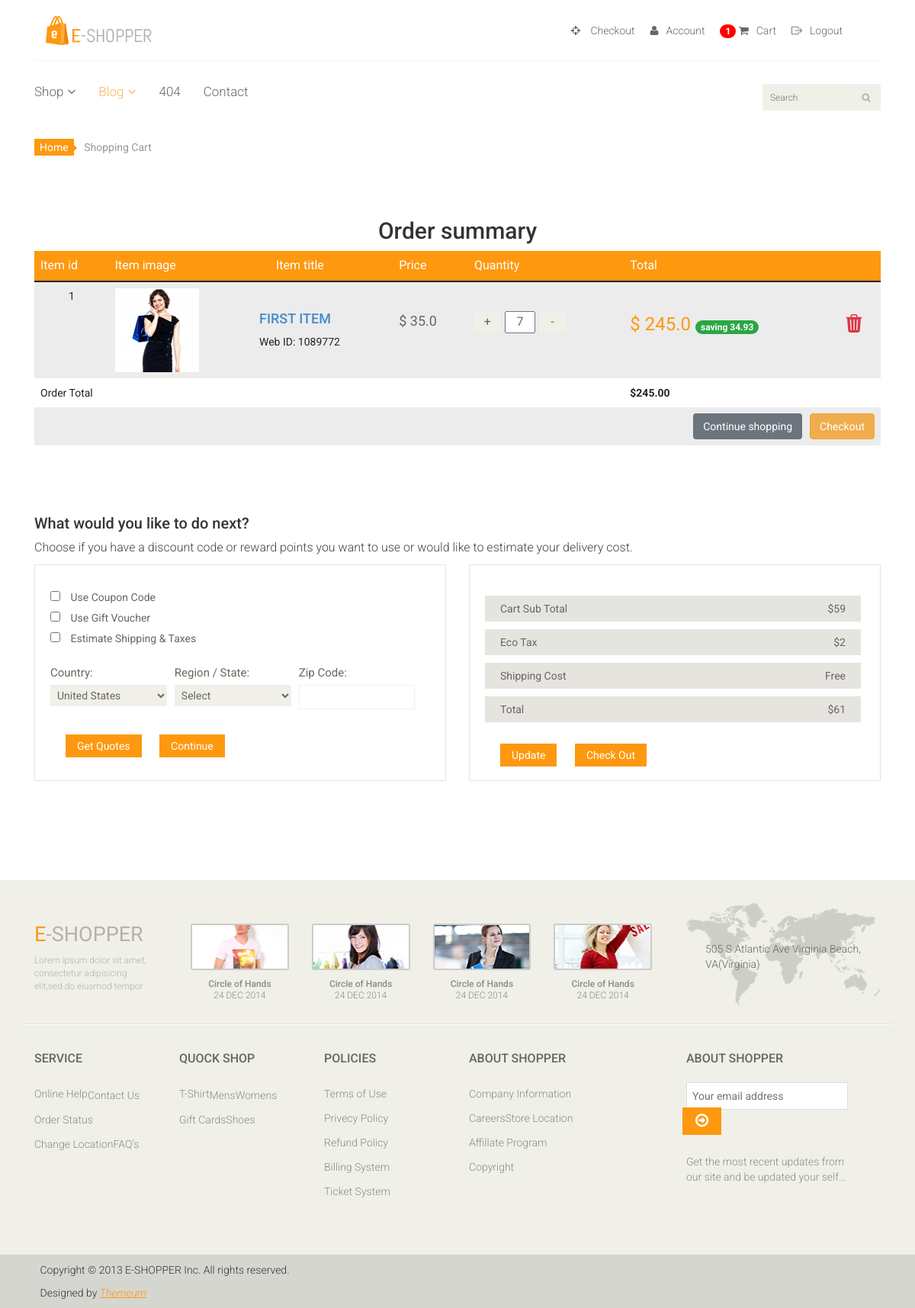
Page /order_summary/ (signed in) on the committed database.
### eshop_app/models.py (models this page shows, shortened)
class Order(models.Model):
    user = models.ForeignKey(settings.AUTH_USER_MODEL, on_delete=models.CASCADE)
    items = models.ManyToManyField(OrderItem)
    start_date = models.DateTimeField(auto_now_add=True)
    ordered_date = models.DateTimeField()
    ordered = models.BooleanField(default=False)
    def get_total(self):
        total = 0
        for order_item in self.items.all():
            total += order_item.get_final_price()
        return total

class OrderItem(models.Model):
    user = models.ForeignKey(settings.AUTH_USER_MODEL, on_delete=models.CASCADE)
    ordered = models.BooleanField(default=False)
    item = models.ForeignKey(Item, on_delete=models.CASCADE)
    quantity = models.IntegerField(default=1)
    def get_total_item_price(self):
        return self.quantity * self.item.price
    def get_total_discount_item_price(self):
        return self.quantity * self.item.discount_price
    def get_amount_saved(self):
        return self.get_total_item_price() - self.get_total_discount_item_price()
    def get_final_price(self):
        if self.item.discount_price:
            return self.get_total_discount_item_price()
        return self.get_total_item_price()

class Item(models.Model):
    title = models.CharField(max_length=100)
    price = models.FloatField()
    discount_price = models.FloatField(blank=True, null=True)
    category = models.CharField(max_length=100, choices=CATEGORY_CHOICES)
    label = models.CharField(max_length=100, choices=LABEL_CHOICES)
    slug = models.SlugField()
    description = models.TextField()

### eshop_app/views.py (the view)
# urls.py: path('order_summary/', views.OrderSummaryView.as_view(), name='order_summary'),
class OrderSummaryView(LoginRequiredMixin, View):
    def get(self, *args, **kwargs):
        try:
            order = Order.objects.get(user=self.request.user, ordered=False)
            context = {
                'object': order
            }
            return render(self.request, 'eshop_app/cart.html', context)
        except ObjectDoesNotExist:
            messages.error(self.request, 'you dont have an order')
            return redirect('/')

### templates/eshop_app/cart.html (shortened to what this page needs)
{% extends 'eshop_app/base.html' %}
{% load static %}
{% block content %}
    <section id="cart_items">
        <div class="container">
            <div class="breadcrumbs">
                <ol class="breadcrumb">
                    <li><a href="#">Home</a></li>
                    <li class="active">Shopping Cart</li>
                </ol>
            </div>
            <h2 class="text-center">Order summary</h2>
            <div class="table-responsive cart_info">
                <table class="table table-striped">
                    <thead>
                    <tr class="cart_menu">
                        <td class="id">Item id</td>
                        <td class="id">Item image</td>
                        <td class="image">Item title</td>
                        <td class="price">Price</td>
                        <td class="quantity">Quantity</td>
                        <td class="total">Total</td>
                    </tr>
                    </thead>
                    <tbody>
                    {% for order_item in object.items.all %}
                        <tr>
                            <td class="text-center">
                                {{ order_item.item.id }}
                            </td>
                            <td class="">
                                <a href=""><img src="{% static 'images/cart/one.png' %}" alt=""></a>
                            </td>
                            <td class="mt-5">
                                <div class="mt-5">
                                    <h4><a href="">{{ order_item.item.title|upper }}</a></h4>
                                    <p>Web ID: 1089772</p>
                                </div>
                            </td>
                            <td class="cart_price">
                                <div class="mt-5">
                                    <p>${% if order_item.item.discount_price %}
                                        {{ order_item.item.discount_price }}
                                    {% else %}
                                        {{ order_item.item.price }}
                                    {% endif %}
                                    </p>
                                </div>
                            </td>
                            <td class="cart_quantity">
                                <div class="cart_quantity_button mt-5">
                                    <a class="cart_quantity_up mr-2"
                                       href="{% url 'shopapp:add_to_cart' order_item.item.slug %}">
                                        + </a>
                                    <input class="cart_quantity_input" type="text" name="quantity"
                                           value="{{ order_item.quantity }}"
                                           autocomplete="off" size="2" readonly>
                                    <a class="cart_quantity_down ml-2"
                                       href="{% url 'shopapp:remove_single_item_from_cart' order_item.item.slug %}">
                                        - </a>
                                </div>
                            </td>
                            <td class="cart_total">
                                <p class="cart_total_price mt-5">$
                                    {% if order_item.item.discount_price %}
                                        {{ order_item.get_total_discount_item_price }}
                                        <span class="badge badge-danger
                                                    bg-success">
                                            saving {{ order_item.get_amount_saved|floatformat:2 }}
                                        </span>
                                    {% else %}
                                        {{ order_item.get_total_item_price|floatformat:2 }}
                                    {% endif %}
                                    <a href="{% url 'shopapp:remove_from_cart' order_item.item.slug %}">
                                        <i class="bi bi-trash3-fill float-right mr-4 text-danger"></i>
                                    </a>
                                </p>
                            </td>
                        </tr>
                    {% empty %}
                        <tr>
                            <td colspan="6">Your cart is empty</td>
                        </tr>
                    {% endfor %}
                    {% if object.get_total %}
                        <tr>
                            <td colspan="5">Order Total</td>
                            <td><b> ${{ object.get_total|floatformat:2 }}</b></td>
                        </tr>
                        <tr>
                            <td colspan="6">
                                <a class="btn btn-warning float-right" href="/checkout/">Checkout</a>
                                <a class="btn btn-secondary mr-3 float-right" href="/">Continue shopping</a>
                            </td>
                        </tr>
                    {% endif %}
                    </tbody>
                </table>
            </div>
        </div>
    </section>
    <section id="do_action">
        <div class="container">
            <div class="heading">
                <h3>What would you like to do next?</h3>
                <p>Choose if you have a discount code or reward points you want to use or would like to estimate your
                    delivery cost.</p>
            </div>
            <div class="row">
                <div class="col-sm-6">
                    <div class="chose_area">
                        <ul class="user_option">
                            <li>
                                <input type="checkbox">
                                <label>Use Coupon Code</label>
                            </li>
                            <li>
                                <input type="checkbox">
                                <label>Use Gift Voucher</label>
                            </li>
                            <li>
                                <input type="checkbox">
                                <label>Estimate Shipping & Taxes</label>
                            </li>
                        </ul>
                        <ul class="user_info">
                            <li class="single_field">
                                <label>Country:</label>
                                <select>
                                    <option>United States</option>
                                </select>
                            </li>
                            <li class="single_field">
                                <label>Region / State:</label>
                                <select>
                                    <option>Select</option>
                                </select>
                            </li>
                            <li class="single_field zip-field">
                                <label>Zip Code:</label>
                                <input type="text">
                            </li>
                        </ul>
                        <a class="btn btn-default update" href="">Get Quotes</a>
                        <a class="btn btn-default check_out" href="">Continue</a>
                    </div>
                </div>
                <div class="col-sm-6">
                    <div class="total_area">
                        <ul>
                            <li>Cart Sub Total <span>$59</span></li>
                            <li>Eco Tax <span>$2</span></li>
                            <li>Shipping Cost <span>Free</span></li>
                            <li>Total <span>$61</span></li>
                        </ul>
                        <a class="btn btn-default update" href="">Update</a>
                        <a class="btn btn-default check_out" href="">Check Out</a>
                    </div>
                </div>
            </div>
        </div>
    </section>
{% endblock %}

### templates/eshop_app/header.html (shortened to what this page needs)
{% load static %}
{% load cart_template_tags %}
<header id="header">
    <div class="header-middle">
        <div class="container">
            <div class="row">
                <div class="col-md-4 clearfix">
                    <div class="logo pull-left">
                        <a href="{% url 'shopapp:home' %}"><img src="{% static 'images/home/logo.png' %}" alt=""/></a>
                    </div>
                </div>
                <div class="col-md-8 clearfix">
                    <div class="shop-menu clearfix pull-right">
                        <ul class="nav navbar-nav">
                            {% if user.is_authenticated %}
                                <li><a href="checkout.html"><i class="fa fa-crosshairs"></i> Checkout</a></li>
                                <li><a href=""><i class="fa fa-user"></i>Account</a></li>
                                <li>
                                    <a href="{% url 'shopapp:order_summary' %}">
                                    <span class="badge badge-danger badge-cart-count">
                                        {{ request.user|cart_item_cart }}
                                    </span>
                                        <i class="fa fa-shopping-cart"></i>Cart
                                    </a>
                                </li>
                                <li><a href="{% url 'account_logout' %}"><i class="bi bi-box-arrow-right"></i>Logout</a>
                                </li>
                            {% else %}
                                <li><a href="{% url 'account_login' %}"><i class="fa fa-lock"></i> Login</a></li>
                                <li><a href="{% url 'account_signup' %}"><i class="fa fa-lock"></i> Signup</a></li>
                            {% endif %}
                        </ul>
                    </div>
                </div>
            </div>
        </div>
    </div>
    <div class="header-bottom">
        <div class="container">
            <div class="row">
                <div class="col-sm-9">
                    <div class="mainmenu pull-left">
                        <ul class="nav navbar-nav collapse navbar-collapse">
                            <li class="dropdown"><a href="#">Shop<i class="fa fa-angle-down"></i></a>
                            </li>
                            <li class="dropdown"><a href="#" class="active">Blog<i class="fa fa-angle-down"></i></a>
                            </li>
                            <li><a href="404.html">404</a></li>
                            <li><a href="contact-us.html">Contact</a></li>
                        </ul>
                    </div>
                </div>
                <div class="col-sm-3">
                    <div class="search_box pull-right">
                        <input type="text" placeholder="Search"/>
                    </div>
                </div>
            </div>
        </div>
    </div>
</header>

### rows in the picture
OrderItem: item.id "1", item "FIRST ITEM", item.discount_price "35.0", quantity "7", get_total_discount_item_price "245.0", get_amount_saved "34.93"
Order: get_total "245.00"

### other values in the picture
{{ request.user|cart_item_cart }} "1"
